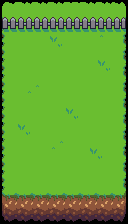

A level layout from a 2D game, rendered from its tile map. Below: a short description, then the map file with its tile-grid data intact:
An orthogonal 16x28 tile map with 8x8 px tiles, 4 tile layers (background, shadow, deco, front_deco) and 5 objects.

<map version="1.0" tiledversion="1.1.5" orientation="orthogonal" renderorder="left-down" width="16" height="28" tilewidth="8" tileheight="8" infinite="0" nextobjectid="106">
 <tileset firstgid="1" name="tileset" tilewidth="16" tileheight="16" tilecount="64" columns="8">
  <image source="sheets/tileset.png" width="128" height="128" />
 </tileset>
 <layer name="background" width="16" height="28">
  <data encoding="csv">
0,0,0,0,0,0,0,0,0,0,0,0,0,0,0,0,
4,0,6,0,6,0,6,0,6,6,6,0,6,0,5,0,
0,0,0,0,0,0,0,0,0,0,0,0,0,0,0,0,
12,0,1,0,1,0,1,0,1,0,1,0,1,0,13,0,
0,0,0,0,1,0,0,0,0,0,0,0,0,0,0,0,
12,0,1,0,1,0,1,0,1,0,1,0,1,0,13,0,
0,0,0,0,0,0,0,0,0,0,0,0,0,0,0,0,
12,0,1,0,1,0,1,0,1,0,1,0,1,0,13,0,
0,0,0,0,0,0,0,0,0,0,0,0,0,0,0,0,
12,0,1,0,1,0,1,0,1,0,1,0,1,0,13,0,
0,0,0,0,0,0,0,0,0,0,0,0,0,0,0,0,
12,0,1,0,1,0,1,0,1,0,1,0,1,0,13,0,
0,0,0,0,0,0,0,0,0,0,0,0,0,0,0,0,
12,0,1,0,1,0,1,0,1,0,1,0,1,0,13,0,
0,0,0,0,0,0,0,0,0,0,0,0,0,0,0,0,
12,0,1,0,1,0,1,0,1,0,1,0,1,0,13,0,
0,0,0,0,0,0,0,0,0,0,0,0,0,0,0,0,
12,0,1,0,1,0,1,0,1,0,1,0,1,0,13,0,
0,0,0,0,0,0,0,0,0,0,0,0,0,0,0,0,
12,0,1,0,1,0,1,0,1,0,1,0,1,0,13,0,
0,0,0,0,0,0,0,0,0,0,0,0,0,0,0,0,
12,0,1,0,1,0,1,0,1,0,1,0,1,0,13,0,
0,0,0,0,0,0,0,0,0,0,0,0,0,0,0,0,
12,0,1,0,1,0,1,0,1,0,1,0,1,0,13,0,
0,0,0,0,0,0,0,0,0,0,0,0,0,0,0,0,
20,0,9,0,9,0,9,0,9,0,9,0,9,0,21,0,
0,0,0,0,0,0,0,0,0,0,0,0,0,0,0,0,
28,0,17,0,17,0,17,0,17,0,17,0,17,0,29,0
</data>
 </layer>
 <layer name="shadow" width="16" height="28">
  <data encoding="csv">
0,0,0,0,0,0,0,0,0,0,0,0,0,0,0,0,
0,0,0,0,0,0,0,0,0,0,0,0,0,0,0,0,
0,0,11,0,11,0,11,0,11,0,11,0,0,0,0,0,
44,0,11,0,11,0,11,0,11,0,11,0,11,0,45,0,
0,0,0,0,0,0,0,0,0,0,0,0,0,0,0,0,
0,0,0,0,0,0,0,0,0,0,0,0,0,0,0,0,
0,0,0,0,0,0,0,0,0,0,0,0,0,0,0,0,
0,0,0,0,0,0,0,0,0,0,0,0,0,0,0,0,
0,0,0,0,0,0,0,0,0,0,0,0,0,0,0,0,
0,0,0,0,0,0,0,0,0,0,0,0,0,0,0,0,
0,0,0,0,0,0,0,0,0,0,0,0,0,0,0,0,
0,0,0,0,0,0,0,0,0,0,0,0,0,0,0,0,
0,0,0,0,0,0,0,0,0,0,0,0,0,0,0,0,
0,0,0,0,0,0,0,0,0,0,0,0,0,0,0,0,
0,0,0,0,0,0,0,0,0,0,0,0,0,0,0,0,
0,0,0,0,0,0,0,0,0,0,0,0,0,0,0,0,
0,0,0,0,0,0,0,0,0,0,0,0,0,0,0,0,
0,0,0,0,0,0,0,0,0,0,0,0,0,0,0,0,
0,0,0,0,0,0,0,0,0,0,0,0,0,0,0,0,
0,0,0,0,0,0,0,0,0,0,0,0,0,0,0,0,
0,0,0,0,0,0,0,0,0,0,0,0,0,0,0,0,
0,0,0,0,0,0,0,0,0,0,0,0,0,0,0,0,
0,0,0,0,0,0,0,0,0,0,0,0,0,0,0,0,
0,0,0,0,0,0,0,0,0,0,0,0,0,0,0,0,
0,0,0,0,0,0,0,0,0,0,0,0,0,0,0,0,
0,0,0,0,0,0,0,0,0,0,0,0,0,0,0,0,
0,0,0,0,0,0,0,0,0,0,0,0,0,0,0,0,
0,0,0,0,0,0,0,0,0,0,0,0,0,0,0,0
</data>
 </layer>
 <layer name="deco" width="16" height="28">
  <data encoding="csv">
0,0,0,0,0,0,0,0,0,0,0,0,0,0,0,0,
0,0,0,0,0,0,0,0,0,0,0,0,0,0,0,0,
0,0,0,0,0,0,0,0,0,0,0,0,0,0,0,0,
36,0,10,0,10,0,10,0,10,0,10,0,10,0,37,0,
0,0,0,0,0,0,0,0,0,0,0,0,3,0,0,0,
0,0,0,0,0,0,2,0,0,0,0,0,0,0,0,0,
0,0,0,0,0,0,0,0,0,0,0,0,0,0,0,0,
0,0,0,0,0,0,0,0,0,0,0,0,0,0,0,0,
0,0,0,0,0,0,0,0,0,0,0,0,2,0,0,0,
0,0,0,0,0,0,0,0,0,0,0,0,0,0,0,0,
0,0,0,0,0,0,0,0,0,0,0,0,0,0,0,0,
0,0,0,3,0,0,0,0,0,0,0,0,0,0,0,0,
0,0,0,0,0,0,0,0,0,0,0,0,0,0,0,0,
0,0,0,0,0,0,0,0,0,0,0,0,0,0,0,0,
0,0,0,0,0,0,0,0,2,0,0,0,0,0,0,0,
0,0,0,0,0,0,0,0,0,0,0,0,0,0,0,0,
0,0,2,0,0,0,0,0,0,0,0,0,0,0,0,0,
0,0,0,0,0,0,0,0,0,0,0,0,0,0,0,0,
0,0,0,0,0,0,3,0,0,0,0,0,0,0,0,0,
0,0,0,0,0,0,0,0,0,0,0,2,0,0,0,0,
0,0,0,0,0,0,0,0,0,0,0,0,0,0,0,0,
0,0,0,0,0,0,0,0,0,0,0,0,0,0,0,0,
0,0,0,0,0,0,0,0,0,0,0,0,0,0,0,0,
0,0,0,0,0,0,0,0,0,0,0,0,0,0,0,0,
0,0,0,0,0,0,0,0,0,0,0,0,0,0,0,0,
0,0,0,0,0,0,0,0,0,0,0,0,0,0,0,0,
0,0,0,0,0,0,0,0,0,0,0,0,0,0,0,0,
0,0,0,0,0,0,0,0,0,0,0,0,0,0,0,0
</data>
 </layer>
 <layer name="front_deco" width="16" height="28">
  <data encoding="csv">
0,0,0,0,0,0,0,0,0,0,0,0,0,0,0,0,
0,0,0,0,0,0,0,0,0,0,0,0,0,0,0,0,
0,0,0,0,0,0,0,0,0,0,0,0,0,0,0,0,
0,0,0,0,0,0,0,0,0,0,0,0,0,0,0,0,
0,0,0,0,0,0,0,0,0,0,0,0,0,0,0,0,
0,0,0,0,0,0,0,0,0,0,0,0,0,0,0,0,
0,0,0,0,0,0,0,0,0,0,0,0,0,0,0,0,
0,0,0,0,0,0,0,0,0,0,0,0,0,0,0,0,
0,0,0,0,0,0,0,0,0,0,0,0,0,0,0,0,
0,0,0,0,0,0,0,0,0,0,0,0,0,0,0,0,
0,0,0,0,0,0,0,0,0,0,0,0,0,0,0,0,
0,0,0,0,0,0,0,0,0,0,0,0,0,0,0,0,
0,0,0,0,0,0,0,0,0,0,0,0,0,0,0,0,
0,0,0,0,0,0,0,0,0,0,0,0,0,0,0,0,
0,0,0,0,0,0,0,0,0,0,0,0,0,0,0,0,
0,0,0,0,0,0,0,0,0,0,0,0,0,0,0,0,
0,0,0,0,0,0,0,0,0,0,0,0,0,0,0,0,
0,0,0,0,0,0,0,0,0,0,0,0,0,0,0,0,
0,0,0,0,0,0,0,0,0,0,0,0,0,0,0,0,
0,0,0,0,0,0,0,0,0,0,0,0,0,0,0,0,
0,0,0,0,0,0,0,0,0,0,0,0,0,0,0,0,
0,0,0,0,0,0,0,0,0,0,0,0,0,0,0,0,
0,0,0,0,0,0,0,0,0,0,0,0,0,0,0,0,
0,0,0,0,0,0,0,0,0,0,0,0,0,0,0,0,
0,0,0,0,0,0,0,0,0,0,0,0,0,0,0,0,
0,0,0,0,0,0,0,0,0,0,0,0,0,0,0,0,
0,0,0,0,0,0,0,0,0,0,0,0,0,0,0,0,
0,0,0,0,0,0,0,0,0,0,0,0,0,0,0,0
</data>
 </layer>
 <objectgroup name="deadZone">
  <object id="103" x="0" y="192" width="128" height="32" />
 </objectgroup>
 <objectgroup name="bricks">
  <object id="85" x="56" y="72" width="16" height="16">
   <properties>
    <property name="hit" type="int" value="2" />
   </properties>
  </object>
  <object id="92" x="24" y="72" width="16" height="16">
   <properties>
    <property name="hit" type="int" value="2" />
   </properties>
  </object>
  <object id="99" x="-8" y="0" width="144" height="32">
   <properties>
    <property name="hit" type="int" value="-1" />
   </properties>
  </object>
  <object id="105" x="88" y="72" width="16" height="16">
   <properties>
    <property name="hit" type="int" value="2" />
   </properties>
  </object>
 </objectgroup>
</map>